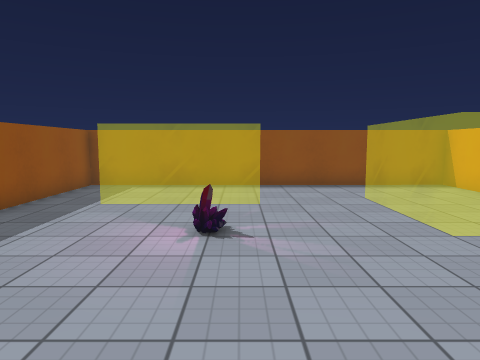
View 1 (above)

16 first-person views from a walk through a 3-D level made in the Unity game engine. The camera is 1.5 m above the floor, tilts 6° down and sees 70° across. The floor is counted in squares, 1 m on a side. Each view is taken from the middle of a square. On the plan, view 1 faces up. The plan holds only what a view shows up to about 16 squares ahead; the rest is blank. The player character is not drawn. Some surface patterns are stand-ins.

View 2
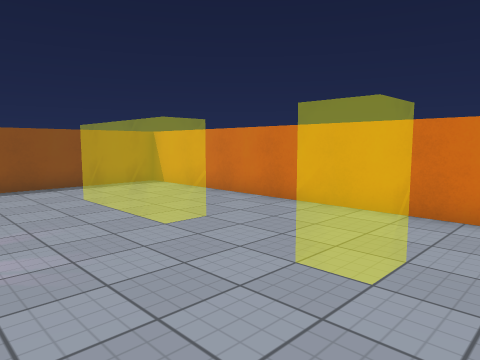

View 3
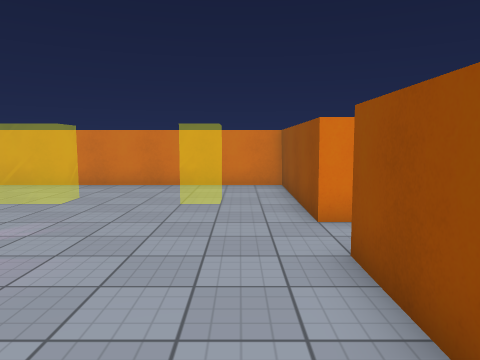

View 4
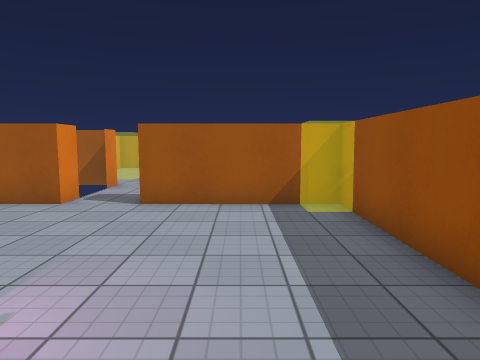

View 5
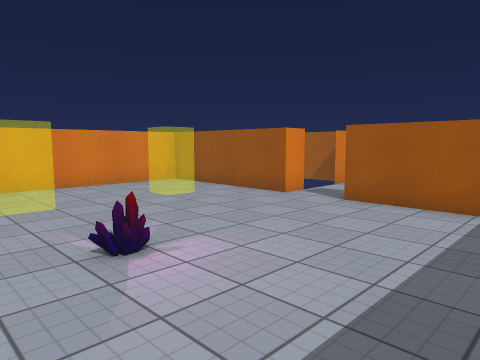

View 6
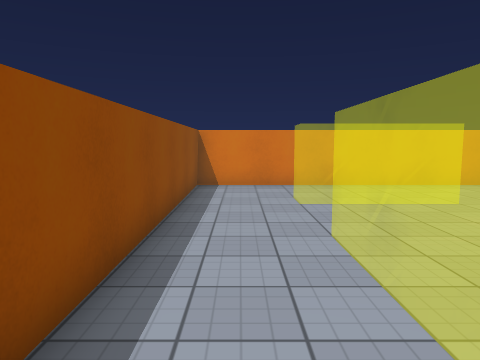

View 7
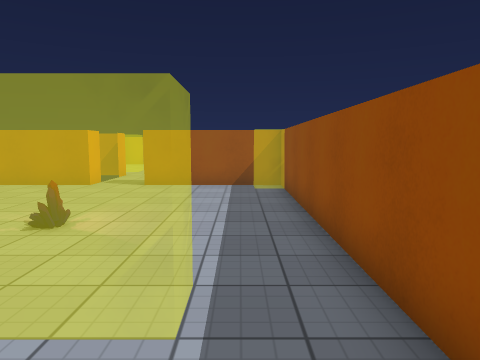

View 8
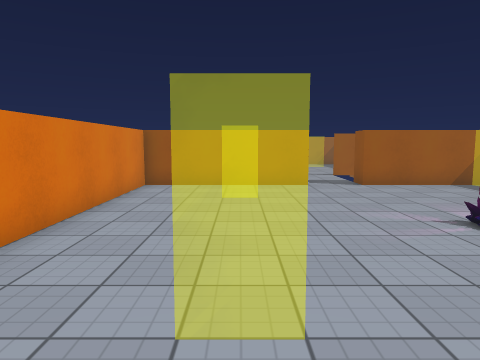

View 9
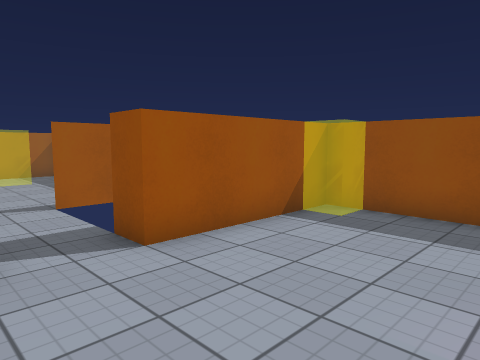

View 10
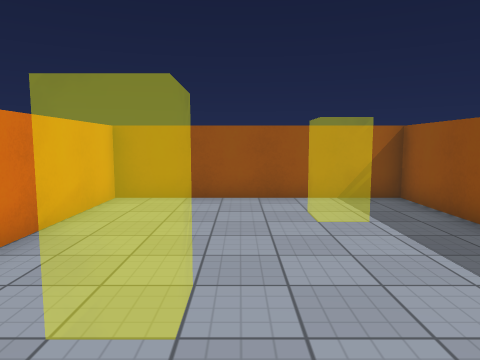

View 11
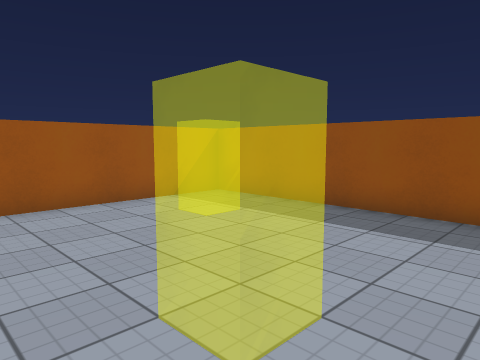

View 12
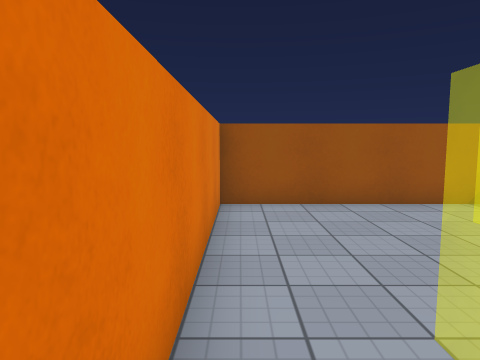

View 13
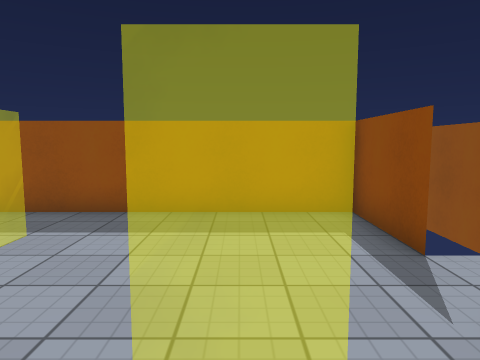

View 14
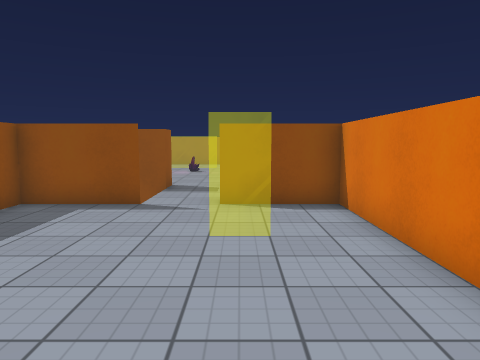

View 15
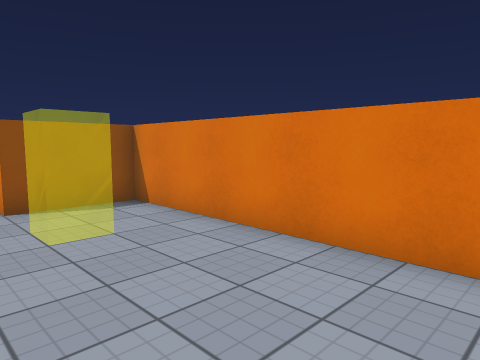

View 16
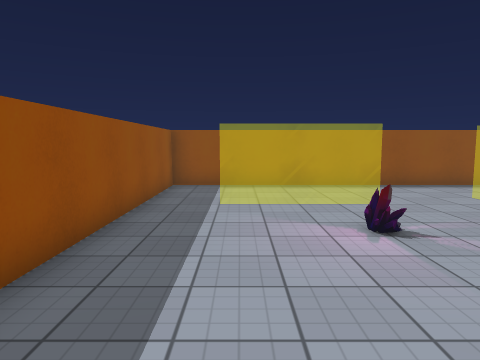

### Floor plan
Key: @ floor where view 1 was taken; # wall or solid block; . floor; = window, fence, low wall or low ledge; C crystal.
Columns run from 6 left of view 1 to 8 right of it. Each row starts with its distance up from view 1.
 13 ###############
 12 #.............#
 11 #.............#
 10 #.............#
  9 #..====...=...#
  8 #.........=...#
  7 #.........=...#
  6 #....C....=...#
  5 #.............#
  4 #.............#
  3 #.............#
  2 #.........=...#
  1 #.............#
  0 #=....@.......#
 -1 ######..#######
 -2       ..
 -3       ..
 -4   ####..####
 -5   #........#
 -6   #........#
 -7   #.....=..#
 -8   #........#
 -9   #........#
-10   #........#
-11   #..=.....#
-12   #........#
-13   #........#
-14   ##########

Where each view was taken, in squares from view 1:
view 1: 0 up, 0 right, facing up
view 2: 0 up, 0 right, facing up-right
view 3: 1 up, 5 left, facing right
view 4: 8 up, 3 left, facing down
view 5: 8 up, 5 left, facing down-right
view 6: 11 up, 5 left, facing right
view 7: 12 up, 4 left, facing down
view 8: 12 up, 4 right, facing down
view 9: 4 up, 2 right, facing down-left
view 10: 4 down, 1 right, facing down
view 11: 5 down, 4 right, facing down-left
view 12: 5 down, 4 right, facing down
view 13: 7 down, 4 right, facing left
view 14: 13 down, 2 right, facing up
view 15: 13 down, 0 right, facing up-right
view 16: 0 up, 3 left, facing up
